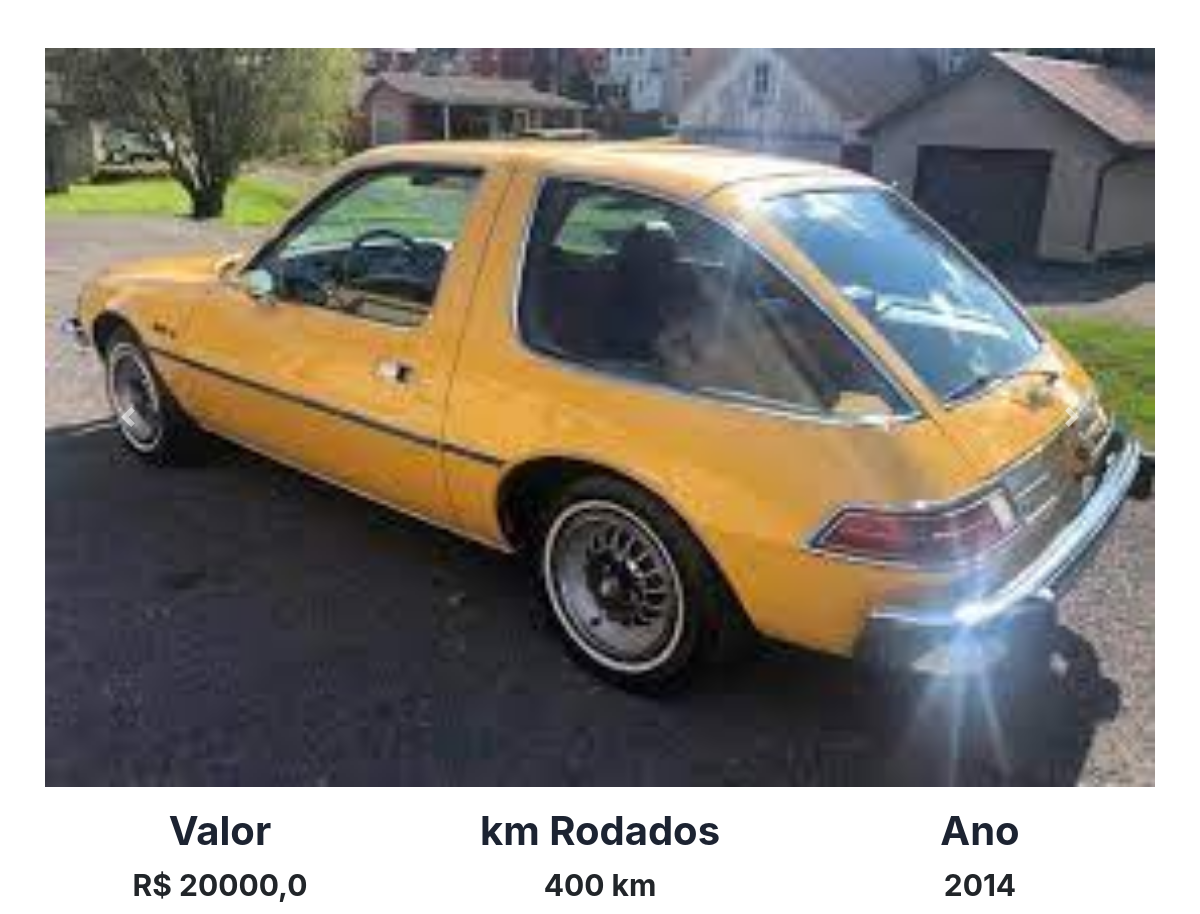
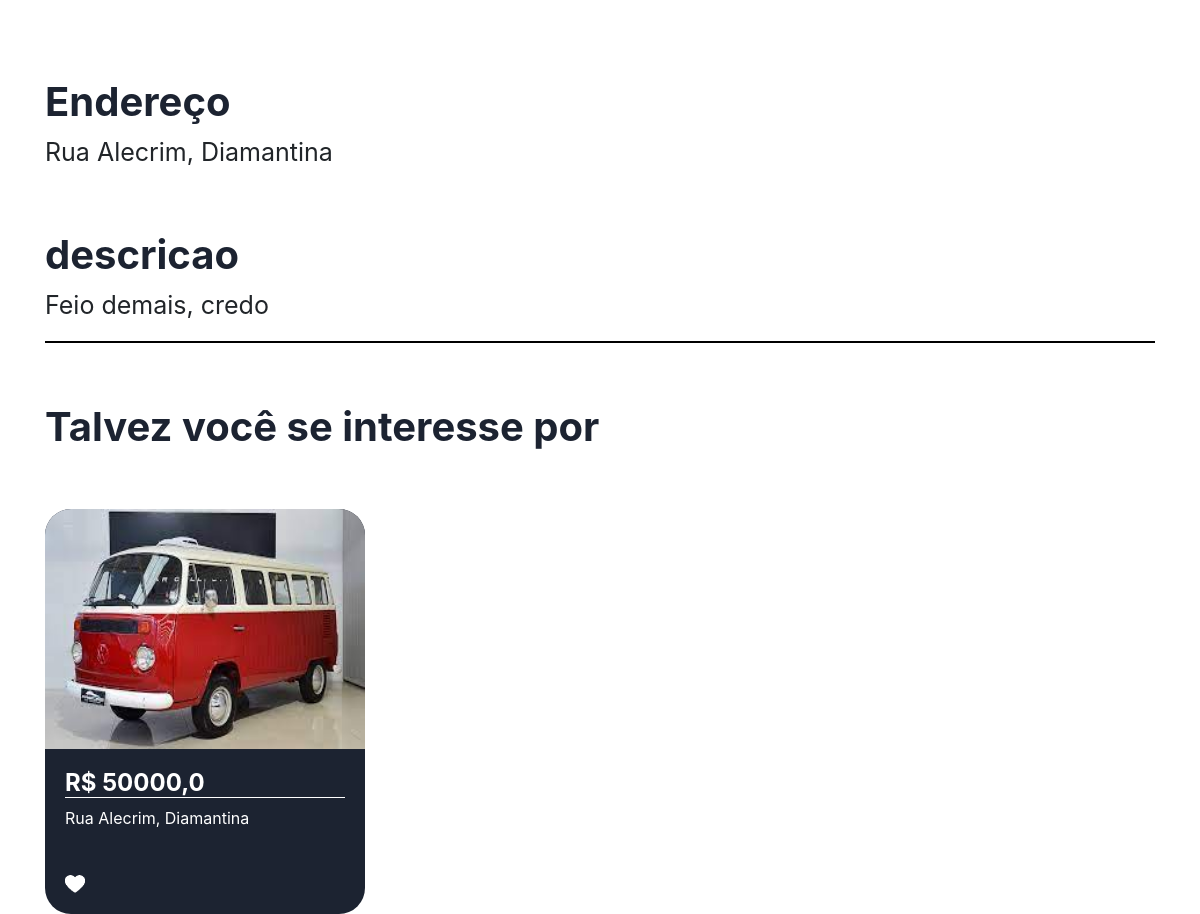
/veiculo/10, run on the app's committed database (2 pictures, top to bottom).
### plataforma/models.py (models this page shows)
class Veiculo(models.Model):
    choices_combustivel = (('G','Gasolina'),
                                            ('A','Alcool'),
                                            ('D','Diesel'),
                                            ('E', 'Eletrico'),
                                            ('F','Flex'))
    imagem1 = models.FileField(upload_to='img')
    imagem2 = models.ImageField(upload_to='img')
    imagem3 = models.ImageField(upload_to='img')
    valor = models.FloatField()
    modelo = models.CharField(max_length=30)
    kmRodados = models.IntegerField()
    ano = models.PositiveIntegerField()
    cor = models.CharField(max_length=30)
    tipo_combustivel = models.CharField(choices=choices_combustivel, max_length=1)
    descricao = models.TextField(max_length=255)
    cidade = models.CharField(max_length=60)
    bairro = models.CharField(max_length=60)
    rua = models.CharField(max_length=60)

### plataforma/views.py (the view)
# urls.py: path('veiculo/<str:id>', views.veiculo, name="veiculo"),
def veiculo(request, id):
    veiculo = get_object_or_404(Veiculo, id=id)
    imagens = []
    imagens.append(veiculo.imagem1.url)
    imagens.append(veiculo.imagem2.url)
    imagens.append(veiculo.imagem3.url)
    sugestoes = Veiculo.objects.filter(cidade=veiculo.cidade).exclude(id=id)[:2]
    return render(request, 'veiculo.html', {'veiculo': veiculo, 'sugestoes': sugestoes, 'id': id, 'imagens': imagens,})

### plataforma/templates/veiculo.html (shortened to what this page needs)
{% extends 'base.html' %}
{% load static %}
{% block 'head' %}
<link rel="stylesheet" href="{% static 'plataforma/css/home.css' %}">
{% endblock  %}
{% block 'body' %}
    <div style="text-align: center" class="container">
        <br>
        <br>
        <div id="carouselExampleControls" class="carousel slide" data-ride="carousel">
            <div class="carousel-inner">
                {% for img in imagens %}
                    <div class="carousel-item {% if forloop.first %} active {% endif %}" >
                        <img class="d-block w-100" src="{{img}}" alt="First slide">
                    </div>
                {% endfor %}
            </div>
        <a class="carousel-control-prev" href="#carouselExampleControls" role="button" data-slide="prev">
            <span class="carousel-control-prev-icon" aria-hidden="true"></span>
        </a>
        <a class="carousel-control-next" href="#carouselExampleControls" role="button" data-slide="next">
            <span class="carousel-control-next-icon" aria-hidden="true"></span>
        </a>
    </div>
        <div class="row">
            <div class="col-md">
                <h3 class="titulo_especificacao">Valor</h3>
                <p class="especificacao">R$ {{veiculo.valor}}</p>
            </div>
            <div class="col-md">
                <h3 class="titulo_especificacao">km Rodados</h3>
                <p class="especificacao">{{veiculo.kmRodados}} km</p>
            </div>
            <div class="col-md">
                <h3 class="titulo_especificacao">Ano</h3>
                <p class="especificacao">{{veiculo.ano}}</p>
            </div>
        </div>
        <br>
        <br>
        <div style="text-align: left">
            <h3 class="titulo_especificacao">Endereço</h3>
            <p class="especificacao_endereco">{{veiculo.rua}}, {{veiculo.cidade }}</p>
        </div>
        <br>
        <div style="text-align: left">
            <h3 class="titulo_especificacao">descricao</h3>
            <p class="especificacao_endereco">{{veiculo.descricao}}</p>
        </div>
        <hr style="border: 1px solid black">
        <br>
        <div class="div_possivel_interesse">
            <h3 class="titulo_especificacao">Talvez você se interesse por</h3>
            <div class="row">
                {% for sugestao in sugestoes %}
                    <div class="col-md cont">
                        <div class="card_imovel">
                            <img class="img_capa_imovel" src="{{sugestao.imagem1.url}}">
                            <div class="informacoes_imoveis">
                            <a class="a_none" href="{% url 'veiculo' sugestao.id %}"><h4 class="valor">R$ {{sugestao.valor}}</h4></a>
                            <p>{{sugestao.rua}}, {{sugestao.cidade}}</p>
                            <br>
                            <img width="7%" src="{% static 'plataforma/img/heart.png' %}">
                            </div>
                        </div>
                    </div>
                {% endfor %}
            </div>
        </div>
    </div>
{% endblock  %}

### templates/static/plataforma/css/home.css (style rules this page uses)
.card_imovel { background-color: #1C2331; width: 20rem; margin-top: 50px; border-radius: 26px; }
.img_capa_imovel { width: 100%; height: 15rem; border-top-left-radius: 26px; border-top-right-radius: 26px; }
.informacoes_imoveis { padding: 20px; color: white; }
.valor { font-weight: bold; border-bottom: 1px solid white; }
.a_none { color: white; }
.titulo_especificacao { color: #1C2331; font-weight: bold; margin-top: 20px; font-size: 40px; }
.especificacao { font-size: 30px; font-weight: bold; }
.especificacao_endereco { font-size: 25px; }
.div_possivel_interesse { text-align: left; }

### data on the page
Veiculo: valor "20000,0", kmRodados "400", ano "2014", rua "Rua Alecrim", cidade "Diamantina", descricao "Feio demais, credo"
Veiculo: imagem1 (picture), valor "50000,0", rua "Rua Alecrim", cidade "Diamantina"
